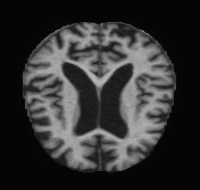
#> input picture brain/brain/1a8106f3-e4ca-4e18-a275-065d020704f4.jpg, 200 x 190 px, found by its file name
$ python test0.py
#> lines starting #> are read from the running program, lines starting #| are printed output that depends on the picture
import numpy as np
import matplotlib.pyplot as plt
import matplotlib.animation as animation
import cv2
from scipy.ndimage import sobel

# === Load grayscale image ===
img_path = r"C:\Users\user\Desktop\CAPSTONE\brain\1a8106f3-e4ca-4e18-a275-065d020704f4.jpg"
img = cv2.imread(img_path, cv2.IMREAD_GRAYSCALE).astype(np.float32) / 255.0
#> img: shape (190, 200) float32; min 0, max 0.725, mean 0.196

# Threshold and HMC parameters
black_threshold = 0.3
patch_size = 90
alpha, beta = 0.6, 0.4
eps = 0.4
leapfrog_steps = 30
n_samples = 100000
burn_in = int(0.2 * n_samples)

# Compute smooth intensity and gradients
kernel = np.ones((patch_size, patch_size)) / (patch_size ** 2)
I_smooth = cv2.filter2D(img, -1, kernel)
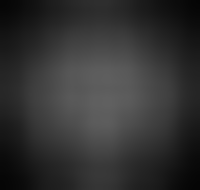
#> I_smooth: shape (190, 200) float32; min 0.0199, max 0.379, mean 0.197
Gx = sobel(img, axis=0)
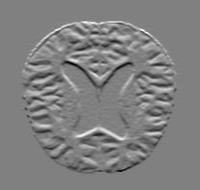
#> Gx: shape (190, 200) float32; min -1.72, max 1.69, mean 0; drawn with min black and max white
Gy = sobel(img, axis=1)
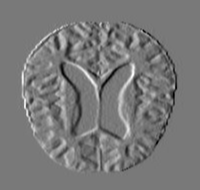
#> Gy: shape (190, 200) float32; min -1.35, max 1.49, mean -1.43e-11; drawn with min black and max white
G_mag = np.hypot(Gx, Gy)
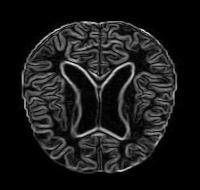
#> G_mag: shape (190, 200) float32; min 0, max 2.07, mean 0.213; drawn with min black and max white
G_smooth = cv2.filter2D(G_mag, -1, kernel)

# Compute potential and gradients
U = -(alpha * G_smooth + beta * I_smooth)
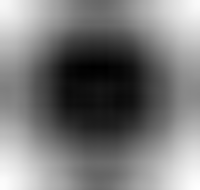
#> U: shape (190, 200) float32; min -0.384, max -0.0105, mean -0.207; drawn with min black and max white
grad_U_y, grad_U_x = np.gradient(U)
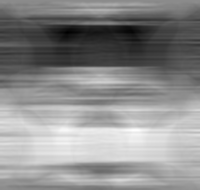
#> grad_U_y: shape (190, 200) float32; min -0.00546, max 0.00454, mean 4.17e-05; drawn with min black and max white
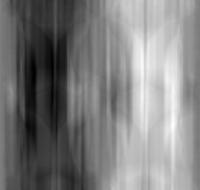
#> grad_U_x: shape (190, 200) float32; min -0.00497, max 0.00516, mean 3.49e-05; drawn with min black and max white
H, W = img.shape
#> H = 190; W = 200

def reflect(val, max_val):
    return max(0, min(val, max_val - 1))

def Hval(xp, yp, p_x, p_y):
    Uloc = np.interp(xp, np.arange(W), U[int(yp), :])
    return Uloc + 0.5 * (p_x ** 2 + p_y ** 2)

# === Run HMC Sampling ===
x, y = np.random.uniform(0, W), np.random.uniform(0, H)
#> x = 109.8; y = 135.9
accepted = []

for i in range(n_samples):
    p_x, p_y = np.random.randn(), np.random.randn()
    x_new, y_new = x, y
    p_x_new, p_y_new = p_x, p_y

    gx = np.interp(x_new, np.arange(W), grad_U_x[int(y_new), :])
    gy = np.interp(y_new, np.arange(H), grad_U_y[:, int(x_new)])
    p_x_new -= 0.5 * eps * gx
    p_y_new -= 0.5 * eps * gy

    for lf in range(leapfrog_steps):
        x_new += eps * p_x_new
        y_new += eps * p_y_new
#> (the run stopped early here; a loop or call above may not have finished)
